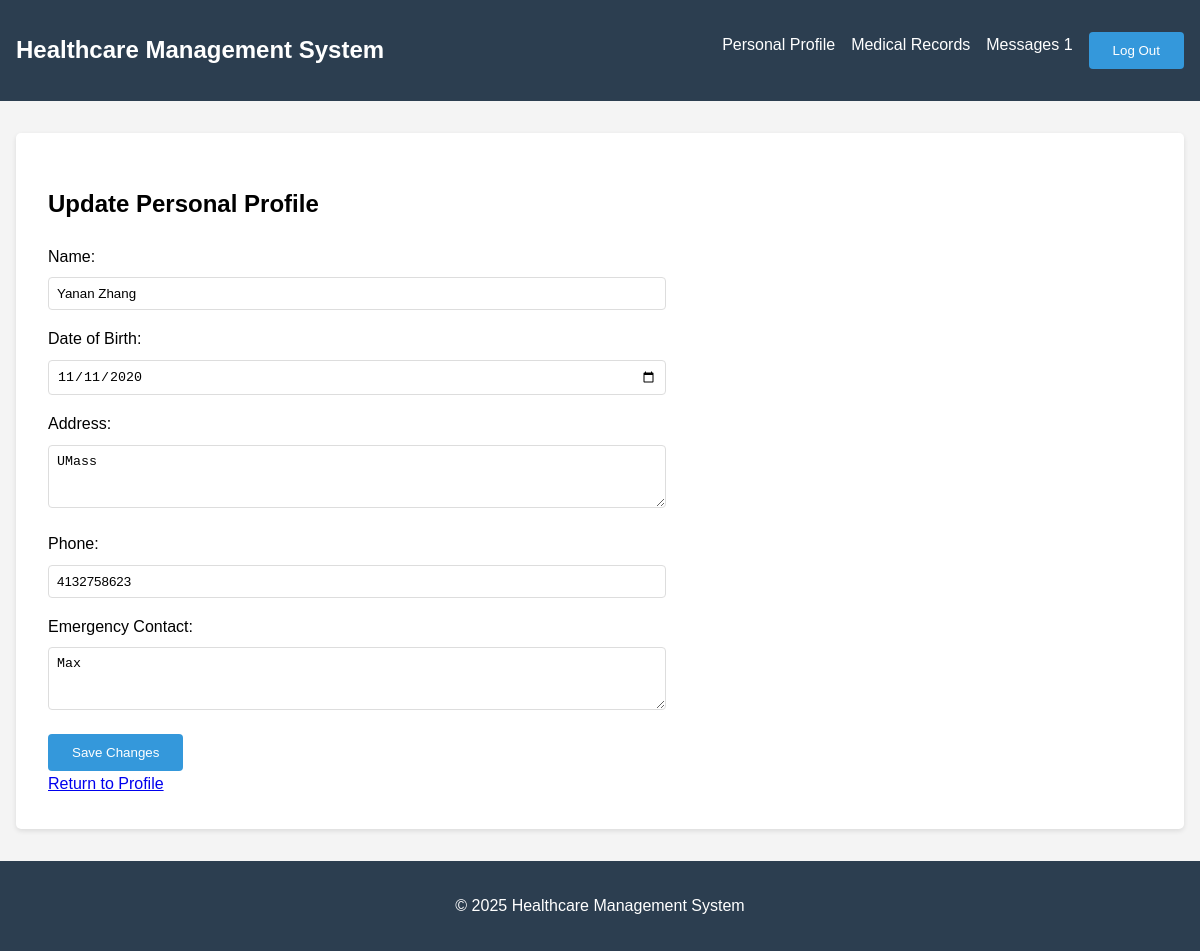
Screenshot of /profile/update/ (signed in) with the database file from the repository.
### users/models.py (models this page shows, shortened)
class Patient(models.Model):
    user = models.OneToOneField(User, on_delete=models.CASCADE)
    name = models.CharField(max_length=200)
    date_of_birth = models.DateField(null=True, blank=True)
    address = models.TextField(blank=True)
    phone = models.CharField(max_length=20, blank=True)
    emergency_contact = models.TextField(blank=True)
    insurance_info = models.JSONField(blank=True, null=True)

### users/views.py (the view)
# urls.py: path('profile/update/', views.PatientProfileUpdateView.as_view(), name='profile_update'),
class PatientProfileUpdateView(LoginRequiredMixin, UpdateView):
    model = Patient
    form_class = PatientProfileUpdateForm
    template_name = 'users/profile_update.html'
    success_url = reverse_lazy('patient_profile')
    def get_object(self):
        return self.request.user.patient

### users/forms.py
class PatientProfileUpdateForm(forms.ModelForm):
    class Meta:
        model = Patient
        fields = ['name', 'date_of_birth', 'address', 'phone', 'emergency_contact']
        labels = {
            'name': 'Name',
            'date_of_birth': 'Date of Birth',
            'address': 'Address',
            'phone': 'Phone',
            'emergency_contact': 'Emergency Contact',
        }
        widgets = {
            'date_of_birth': forms.DateInput(attrs={'type': 'date'}),
            'address': forms.Textarea(attrs={'rows': 3}),
            'emergency_contact': forms.Textarea(attrs={'rows': 3}),
        }

### users/templates/users/profile_update.html (shortened to what this page needs)
{% extends 'base.html' %}
{% block content %}
<div class="profile-update-form">
    <h2>Update Personal Profile</h2>
    <form method="post">
        {% for field in form %}
            <div class="form-group">
                {{ field.label_tag }}
                {{ field }}
            </div>
        {% endfor %}
        <button type="submit">Save Changes</button>
    </form>
    <a href="{% url 'patient_profile' %}">Return to Profile</a>
</div>
{% endblock %}

### templates/base.html (style rules this page uses)
body { font-family: Arial, sans-serif; line-height: 1.6; margin: 0; padding: 0; background-color: #f4f4f4; }
form { max-width: 600px; }
form .form-group { margin-bottom: 1rem; }
form label { display: block; margin-bottom: 0.5rem; }
form input[type="text"], form input[type="email"], form input[type="password"], form input[type="date"], form textarea, form select { width: 100%; padding: 0.5rem; border: 1px solid #ddd; border-radius: 4px; }
form button { background-color: #3498db; color: white; border: none; padding: 0.7rem 1.5rem; border-radius: 4px; cursor: pointer; }

### rows the page displays
Patient: form "Yanan Zhang" "11/11/2020" "UMass" "4132758623" "Max"

### other values shown
{{ field.label_tag }} "Name:" "Date of Birth:" "Address:" "Phone:" "Emergency Contact:"
